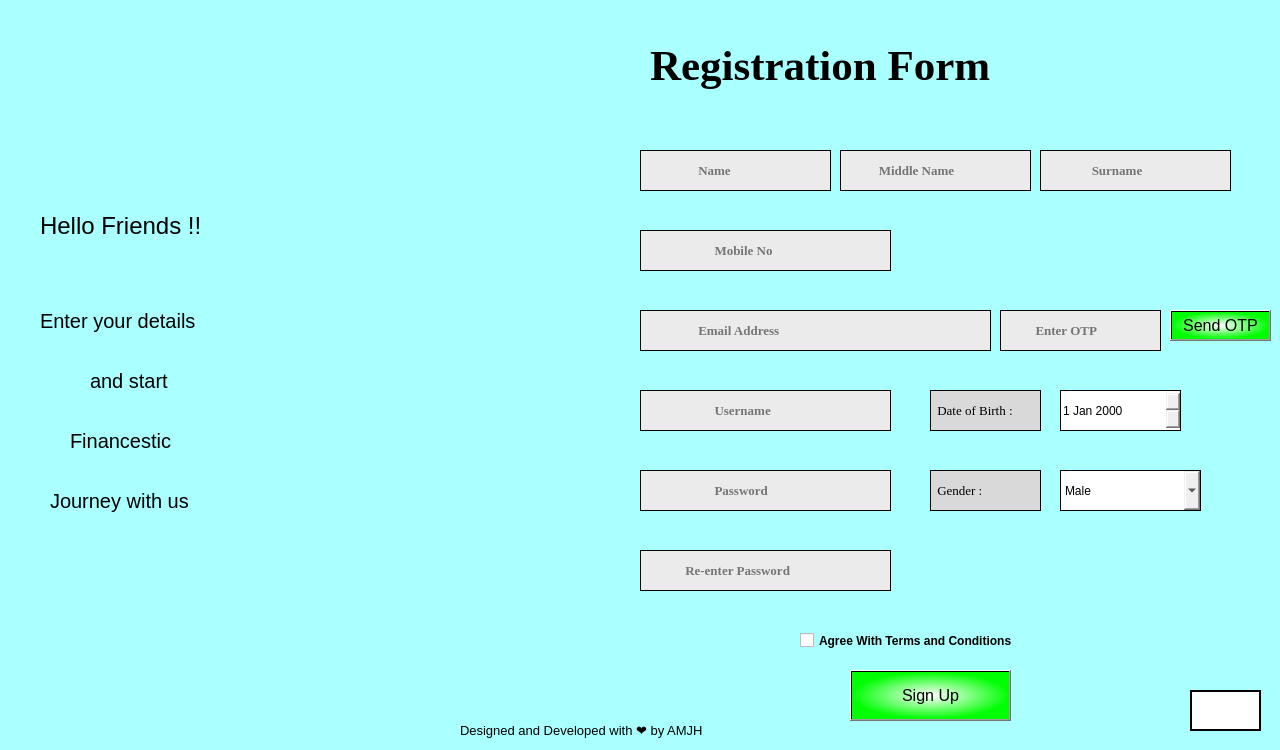
<?xml version="1.0" encoding="UTF-8"?>
<ui version="4.0">
 <class>Form</class>
 <widget class="QWidget" name="Form">
  <property name="geometry">
   <rect>
    <x>0</x>
    <y>0</y>
    <width>1280</width>
    <height>750</height>
   </rect>
  </property>
  <property name="minimumSize">
   <size>
    <width>1280</width>
    <height>750</height>
   </size>
  </property>
  <property name="maximumSize">
   <size>
    <width>1280</width>
    <height>750</height>
   </size>
  </property>
  <property name="windowTitle">
   <string>Form</string>
  </property>
  <property name="styleSheet">
   <string notr="true">QWidget#Form{
background-color: qlineargradient(spread:pad, x1:0, y1:0, x2:1, y2:1, stop:0 rgba(27, 186, 200, 255), stop:1 rgba(255, 255, 255, 255));}</string>
  </property>
  <widget class="QLabel" name="label">
   <property name="geometry">
    <rect>
     <x>860</x>
     <y>30</y>
     <width>371</width>
     <height>701</height>
    </rect>
   </property>
   <property name="styleSheet">
    <string notr="true">QLabel#label{
background-color: rgb(85, 255, 255);}
</string>
   </property>
   <property name="text">
    <string/>
   </property>
  </widget>
  <widget class="QLabel" name="BGSC">
   <property name="geometry">
    <rect>
     <x>0</x>
     <y>0</y>
     <width>1280</width>
     <height>750</height>
    </rect>
   </property>
   <property name="font">
    <font>
     <family>Monotype Corsiva</family>
    </font>
   </property>
   <property name="styleSheet">
    <string notr="true">background-color: rgb(170, 255, 255);</string>
   </property>
   <property name="text">
    <string>&lt;html&gt;&lt;head/&gt;&lt;body&gt;&lt;p&gt;&lt;img src=&quot;:/Main/bgsc.jpg&quot;/&gt;&lt;/p&gt;&lt;/body&gt;&lt;/html&gt;</string>
   </property>
  </widget>
  <widget class="QLabel" name="label_3">
   <property name="geometry">
    <rect>
     <x>59</x>
     <y>420</y>
     <width>21</width>
     <height>121</height>
    </rect>
   </property>
   <property name="text">
    <string/>
   </property>
  </widget>
  <widget class="QLabel" name="label_6">
   <property name="geometry">
    <rect>
     <x>650</x>
     <y>30</y>
     <width>461</width>
     <height>71</height>
    </rect>
   </property>
   <property name="font">
    <font>
     <family>Times New Roman</family>
     <pointsize>10</pointsize>
     <weight>75</weight>
     <bold>true</bold>
    </font>
   </property>
   <property name="text">
    <string>&lt;html&gt;&lt;head/&gt;&lt;body&gt;&lt;p&gt;&lt;span style=&quot; font-size:32pt;&quot;&gt;Registration Form&lt;/span&gt;&lt;/p&gt;&lt;/body&gt;&lt;/html&gt;</string>
   </property>
  </widget>
  <widget class="QLineEdit" name="Name">
   <property name="geometry">
    <rect>
     <x>640</x>
     <y>150</y>
     <width>191</width>
     <height>41</height>
    </rect>
   </property>
   <property name="font">
    <font>
     <family>Times New Roman</family>
     <pointsize>10</pointsize>
     <weight>75</weight>
     <bold>true</bold>
    </font>
   </property>
   <property name="styleSheet">
    <string notr="true">background-color: rgb(235, 235, 235);
border: 1px ridge </string>
   </property>
   <property name="placeholderText">
    <string>                 Name</string>
   </property>
  </widget>
  <widget class="QLineEdit" name="Email">
   <property name="geometry">
    <rect>
     <x>640</x>
     <y>310</y>
     <width>351</width>
     <height>41</height>
    </rect>
   </property>
   <property name="font">
    <font>
     <family>Times New Roman</family>
     <pointsize>10</pointsize>
     <weight>75</weight>
     <bold>true</bold>
    </font>
   </property>
   <property name="styleSheet">
    <string notr="true">background-color: rgb(235, 235, 235);
border: 1px ridge </string>
   </property>
   <property name="placeholderText">
    <string>                 Email Address</string>
   </property>
  </widget>
  <widget class="QLineEdit" name="Mobile">
   <property name="geometry">
    <rect>
     <x>640</x>
     <y>230</y>
     <width>251</width>
     <height>41</height>
    </rect>
   </property>
   <property name="font">
    <font>
     <family>Times New Roman</family>
     <pointsize>10</pointsize>
     <weight>75</weight>
     <bold>true</bold>
    </font>
   </property>
   <property name="styleSheet">
    <string notr="true">background-color: rgb(235, 235, 235);
border: 1px ridge </string>
   </property>
   <property name="placeholderText">
    <string>                      Mobile No</string>
   </property>
  </widget>
  <widget class="QLineEdit" name="Username">
   <property name="geometry">
    <rect>
     <x>640</x>
     <y>390</y>
     <width>251</width>
     <height>41</height>
    </rect>
   </property>
   <property name="font">
    <font>
     <family>Times New Roman</family>
     <pointsize>10</pointsize>
     <weight>75</weight>
     <bold>true</bold>
    </font>
   </property>
   <property name="styleSheet">
    <string notr="true">background-color: rgb(235, 235, 235);
border: 1px ridge </string>
   </property>
   <property name="placeholderText">
    <string>                      Username</string>
   </property>
  </widget>
  <widget class="QLineEdit" name="Password">
   <property name="geometry">
    <rect>
     <x>640</x>
     <y>470</y>
     <width>251</width>
     <height>41</height>
    </rect>
   </property>
   <property name="font">
    <font>
     <family>Times New Roman</family>
     <pointsize>10</pointsize>
     <weight>75</weight>
     <bold>true</bold>
    </font>
   </property>
   <property name="styleSheet">
    <string notr="true">background-color: rgb(235, 235, 235);
border: 1px ridge 
</string>
   </property>
   <property name="echoMode">
    <enum>QLineEdit::Password</enum>
   </property>
   <property name="placeholderText">
    <string>                      Password</string>
   </property>
  </widget>
  <widget class="QLineEdit" name="Reenter">
   <property name="geometry">
    <rect>
     <x>640</x>
     <y>550</y>
     <width>251</width>
     <height>41</height>
    </rect>
   </property>
   <property name="font">
    <font>
     <family>Times New Roman</family>
     <pointsize>10</pointsize>
     <weight>75</weight>
     <bold>true</bold>
    </font>
   </property>
   <property name="styleSheet">
    <string notr="true">background-color: rgb(235, 235, 235);
border: 1px ridge </string>
   </property>
   <property name="echoMode">
    <enum>QLineEdit::Password</enum>
   </property>
   <property name="placeholderText">
    <string>             Re-enter Password</string>
   </property>
  </widget>
  <widget class="QLabel" name="label_5">
   <property name="geometry">
    <rect>
     <x>930</x>
     <y>390</y>
     <width>111</width>
     <height>41</height>
    </rect>
   </property>
   <property name="font">
    <font>
     <family>Times New Roman</family>
     <pointsize>10</pointsize>
    </font>
   </property>
   <property name="styleSheet">
    <string notr="true">background-color: rgb(217, 217, 217);
border: 1px ridge </string>
   </property>
   <property name="text">
    <string> Date of Birth :</string>
   </property>
  </widget>
  <widget class="QDateEdit" name="birth">
   <property name="geometry">
    <rect>
     <x>1060</x>
     <y>390</y>
     <width>121</width>
     <height>41</height>
    </rect>
   </property>
   <property name="styleSheet">
    <string notr="true">border: 1px ridge 
</string>
   </property>
  </widget>
  <widget class="QLabel" name="label_7">
   <property name="geometry">
    <rect>
     <x>930</x>
     <y>470</y>
     <width>111</width>
     <height>41</height>
    </rect>
   </property>
   <property name="font">
    <font>
     <family>Times New Roman</family>
     <pointsize>10</pointsize>
    </font>
   </property>
   <property name="styleSheet">
    <string notr="true">background-color: rgb(217, 217, 217);
border: 1px ridge 
</string>
   </property>
   <property name="text">
    <string> Gender :</string>
   </property>
  </widget>
  <widget class="QComboBox" name="gender">
   <property name="geometry">
    <rect>
     <x>1060</x>
     <y>470</y>
     <width>141</width>
     <height>41</height>
    </rect>
   </property>
   <property name="styleSheet">
    <string notr="true">border: 1px ridge </string>
   </property>
   <item>
    <property name="text">
     <string>Male</string>
    </property>
   </item>
   <item>
    <property name="text">
     <string>Female</string>
    </property>
   </item>
   <item>
    <property name="text">
     <string>Others</string>
    </property>
   </item>
  </widget>
  <widget class="QCheckBox" name="tandc">
   <property name="geometry">
    <rect>
     <x>800</x>
     <y>620</y>
     <width>301</width>
     <height>41</height>
    </rect>
   </property>
   <property name="font">
    <font>
     <family>MS Shell Dlg 2</family>
     <pointsize>9</pointsize>
     <weight>75</weight>
     <bold>true</bold>
    </font>
   </property>
   <property name="styleSheet">
    <string notr="true"/>
   </property>
   <property name="text">
    <string>Agree With Terms and Conditions</string>
   </property>
  </widget>
  <widget class="QLabel" name="label_4">
   <property name="geometry">
    <rect>
     <x>40</x>
     <y>190</y>
     <width>241</width>
     <height>71</height>
    </rect>
   </property>
   <property name="font">
    <font>
     <pointsize>18</pointsize>
     <weight>50</weight>
     <bold>false</bold>
     <underline>false</underline>
     <strikeout>false</strikeout>
     <kerning>false</kerning>
    </font>
   </property>
   <property name="text">
    <string>Hello Friends !!</string>
   </property>
  </widget>
  <widget class="QLabel" name="label_9">
   <property name="geometry">
    <rect>
     <x>50</x>
     <y>470</y>
     <width>191</width>
     <height>61</height>
    </rect>
   </property>
   <property name="font">
    <font>
     <pointsize>15</pointsize>
    </font>
   </property>
   <property name="text">
    <string>Journey with us </string>
   </property>
  </widget>
  <widget class="QLabel" name="label_10">
   <property name="geometry">
    <rect>
     <x>40</x>
     <y>270</y>
     <width>211</width>
     <height>101</height>
    </rect>
   </property>
   <property name="font">
    <font>
     <pointsize>15</pointsize>
    </font>
   </property>
   <property name="text">
    <string>Enter your details </string>
   </property>
  </widget>
  <widget class="QLabel" name="label_11">
   <property name="geometry">
    <rect>
     <x>90</x>
     <y>360</y>
     <width>111</width>
     <height>41</height>
    </rect>
   </property>
   <property name="font">
    <font>
     <pointsize>15</pointsize>
    </font>
   </property>
   <property name="text">
    <string>and start</string>
   </property>
  </widget>
  <widget class="QLabel" name="label_12">
   <property name="geometry">
    <rect>
     <x>70</x>
     <y>420</y>
     <width>161</width>
     <height>41</height>
    </rect>
   </property>
   <property name="font">
    <font>
     <pointsize>15</pointsize>
    </font>
   </property>
   <property name="text">
    <string>Financestic</string>
   </property>
  </widget>
  <widget class="QLabel" name="label_13">
   <property name="geometry">
    <rect>
     <x>460</x>
     <y>710</y>
     <width>361</width>
     <height>41</height>
    </rect>
   </property>
   <property name="font">
    <font>
     <pointsize>10</pointsize>
    </font>
   </property>
   <property name="styleSheet">
    <string notr="true">Form#label_4{
background-color: rgb(37, 198, 200);}</string>
   </property>
   <property name="text">
    <string>Designed and Developed with ❤️ by AMJH</string>
   </property>
  </widget>
  <widget class="QPushButton" name="Signupbut">
   <property name="geometry">
    <rect>
     <x>850</x>
     <y>670</y>
     <width>161</width>
     <height>51</height>
    </rect>
   </property>
   <property name="font">
    <font>
     <pointsize>12</pointsize>
    </font>
   </property>
   <property name="styleSheet">
    <string notr="true">QPushButton#Signupbut:hover
{
color: rgb(141, 141, 141);
}
QPushButton#Signupbut
{
background-color: qradialgradient(spread:pad, cx:0.5, cy:0.5, radius:0.5, fx:0.505263, fy:0.5, stop:0 rgba(255, 255, 255, 255), stop:1 rgba(0, 255, 3, 255));
}</string>
   </property>
   <property name="text">
    <string>Sign Up</string>
   </property>
  </widget>
  <widget class="QPushButton" name="Backbut">
   <property name="geometry">
    <rect>
     <x>1190</x>
     <y>690</y>
     <width>71</width>
     <height>41</height>
    </rect>
   </property>
   <property name="font">
    <font>
     <pointsize>12</pointsize>
    </font>
   </property>
   <property name="styleSheet">
    <string notr="true">background-color: rgb(255, 255, 255);

border: 2px ridge ;
image: url(:/Main/BACKBUT.jpg);</string>
   </property>
   <property name="text">
    <string/>
   </property>
  </widget>
  <widget class="QLineEdit" name="otpfile">
   <property name="geometry">
    <rect>
     <x>1000</x>
     <y>310</y>
     <width>161</width>
     <height>41</height>
    </rect>
   </property>
   <property name="font">
    <font>
     <family>Times New Roman</family>
     <pointsize>10</pointsize>
     <weight>75</weight>
     <bold>true</bold>
    </font>
   </property>
   <property name="styleSheet">
    <string notr="true">background-color: rgb(235, 235, 235);
border: 1px ridge </string>
   </property>
   <property name="text">
    <string/>
   </property>
   <property name="placeholderText">
    <string>          Enter OTP</string>
   </property>
  </widget>
  <widget class="QPushButton" name="verify">
   <property name="geometry">
    <rect>
     <x>1170</x>
     <y>310</y>
     <width>101</width>
     <height>31</height>
    </rect>
   </property>
   <property name="font">
    <font>
     <pointsize>12</pointsize>
    </font>
   </property>
   <property name="styleSheet">
    <string notr="true">QPushButton#verify:hover
{
color: rgb(141, 141, 141);
}
QPushButton#verify
{
background-color: qradialgradient(spread:pad, cx:0.5, cy:0.5, radius:0.5, fx:0.505263, fy:0.5, stop:0 rgba(255, 255, 255, 255), stop:1 rgba(0, 255, 3, 255));
}</string>
   </property>
   <property name="text">
    <string>Send OTP</string>
   </property>
  </widget>
  <widget class="QLabel" name="cont">
   <property name="geometry">
    <rect>
     <x>650</x>
     <y>350</y>
     <width>551</width>
     <height>20</height>
    </rect>
   </property>
   <property name="styleSheet">
    <string notr="true">color: rgb(0, 0, 0);
font: 75 12pt &quot;MS Shell Dlg 2&quot;;
</string>
   </property>
   <property name="text">
    <string/>
   </property>
  </widget>
  <widget class="QLineEdit" name="Name_2">
   <property name="geometry">
    <rect>
     <x>840</x>
     <y>150</y>
     <width>191</width>
     <height>41</height>
    </rect>
   </property>
   <property name="font">
    <font>
     <family>Times New Roman</family>
     <pointsize>10</pointsize>
     <weight>75</weight>
     <bold>true</bold>
    </font>
   </property>
   <property name="styleSheet">
    <string notr="true">background-color: rgb(235, 235, 235);
border: 1px ridge </string>
   </property>
   <property name="placeholderText">
    <string>           Middle Name</string>
   </property>
  </widget>
  <widget class="QLineEdit" name="Name_3">
   <property name="geometry">
    <rect>
     <x>1040</x>
     <y>150</y>
     <width>191</width>
     <height>41</height>
    </rect>
   </property>
   <property name="font">
    <font>
     <family>Times New Roman</family>
     <pointsize>10</pointsize>
     <weight>75</weight>
     <bold>true</bold>
    </font>
   </property>
   <property name="styleSheet">
    <string notr="true">background-color: rgb(235, 235, 235);
border: 1px ridge </string>
   </property>
   <property name="placeholderText">
    <string>               Surname</string>
   </property>
  </widget>
 </widget>
 <resources>
  <include location="Mainqrcall.qrc"/>
 </resources>
 <connections/>
</ui>
